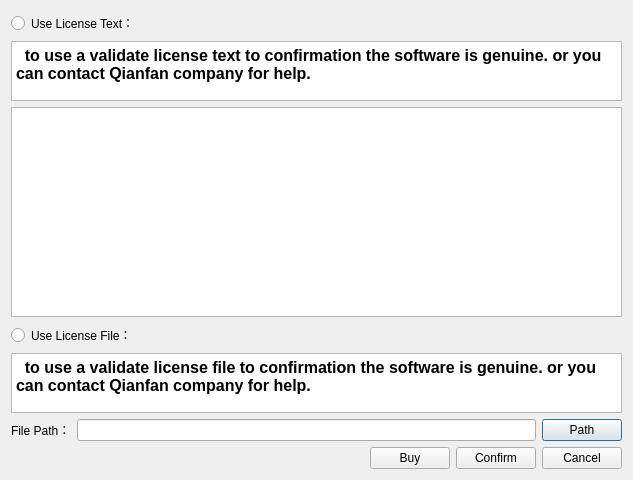
<?xml version="1.0" encoding="UTF-8"?>
<ui version="4.0">
 <class>Confirmation</class>
 <widget class="QDialog" name="Confirmation">
  <property name="geometry">
   <rect>
    <x>0</x>
    <y>0</y>
    <width>633</width>
    <height>480</height>
   </rect>
  </property>
  <property name="maximumSize">
   <size>
    <width>640</width>
    <height>480</height>
   </size>
  </property>
  <property name="windowTitle">
   <string>Confirmation</string>
  </property>
  <layout class="QVBoxLayout" name="verticalLayout">
   <item>
    <widget class="QRadioButton" name="radio_text">
     <property name="styleSheet">
      <string notr="true">font: 75 12pt &quot;Arial&quot;;</string>
     </property>
     <property name="text">
      <string>Use License Text：</string>
     </property>
    </widget>
   </item>
   <item>
    <widget class="QTextEdit" name="text_license_help">
     <property name="maximumSize">
      <size>
       <width>16777215</width>
       <height>60</height>
      </size>
     </property>
     <property name="readOnly">
      <bool>true</bool>
     </property>
     <property name="html">
      <string>&lt;!DOCTYPE HTML PUBLIC &quot;-//W3C//DTD HTML 4.0//EN&quot; &quot;http://www.w3.org/TR/REC-html40/strict.dtd&quot;&gt;
&lt;html&gt;&lt;head&gt;&lt;meta name=&quot;qrichtext&quot; content=&quot;1&quot; /&gt;&lt;style type=&quot;text/css&quot;&gt;
p, li { white-space: pre-wrap; }
&lt;/style&gt;&lt;/head&gt;&lt;body style=&quot; font-family:'SimSun'; font-size:9pt; font-weight:400; font-style:normal;&quot;&gt;
&lt;p style=&quot; margin-top:0px; margin-bottom:0px; margin-left:0px; margin-right:0px; -qt-block-indent:0; text-indent:0px;&quot;&gt;&lt;span style=&quot; font-size:12pt; font-weight:600;&quot;&gt;  to use a validate license text to confirmation the software is genuine. or you can contact Qianfan company for help.&lt;/span&gt;&lt;/p&gt;&lt;/body&gt;&lt;/html&gt;</string>
     </property>
    </widget>
   </item>
   <item>
    <widget class="QTextEdit" name="text_license">
     <property name="minimumSize">
      <size>
       <width>540</width>
       <height>0</height>
      </size>
     </property>
     <property name="maximumSize">
      <size>
       <width>720</width>
       <height>240</height>
      </size>
     </property>
    </widget>
   </item>
   <item>
    <widget class="QRadioButton" name="radio_file">
     <property name="styleSheet">
      <string notr="true">font: 75 12pt &quot;Arial&quot;;</string>
     </property>
     <property name="text">
      <string>Use License File：</string>
     </property>
    </widget>
   </item>
   <item>
    <widget class="QTextEdit" name="text_file_help">
     <property name="maximumSize">
      <size>
       <width>16777215</width>
       <height>60</height>
      </size>
     </property>
     <property name="readOnly">
      <bool>true</bool>
     </property>
     <property name="html">
      <string>&lt;!DOCTYPE HTML PUBLIC &quot;-//W3C//DTD HTML 4.0//EN&quot; &quot;http://www.w3.org/TR/REC-html40/strict.dtd&quot;&gt;
&lt;html&gt;&lt;head&gt;&lt;meta name=&quot;qrichtext&quot; content=&quot;1&quot; /&gt;&lt;style type=&quot;text/css&quot;&gt;
p, li { white-space: pre-wrap; }
&lt;/style&gt;&lt;/head&gt;&lt;body style=&quot; font-family:'SimSun'; font-size:9pt; font-weight:400; font-style:normal;&quot;&gt;
&lt;p style=&quot; margin-top:0px; margin-bottom:0px; margin-left:0px; margin-right:0px; -qt-block-indent:0; text-indent:0px;&quot;&gt;&lt;span style=&quot; font-size:12pt; font-weight:600;&quot;&gt;  to use a validate license file to confirmation the software is genuine. or you can contact Qianfan company for help.&lt;/span&gt;&lt;/p&gt;&lt;/body&gt;&lt;/html&gt;</string>
     </property>
    </widget>
   </item>
   <item>
    <layout class="QHBoxLayout" name="horizontalLayout">
     <item>
      <widget class="QLabel" name="label">
       <property name="styleSheet">
        <string notr="true">font: 75 12pt &quot;Arial&quot;;</string>
       </property>
       <property name="text">
        <string>File Path：</string>
       </property>
      </widget>
     </item>
     <item>
      <widget class="QLineEdit" name="line_path">
       <property name="styleSheet">
        <string notr="true">font: 75 12pt &quot;Arial&quot;;</string>
       </property>
      </widget>
     </item>
     <item>
      <widget class="QPushButton" name="btn_path">
       <property name="styleSheet">
        <string notr="true">font: 75 12pt &quot;Arial&quot;;</string>
       </property>
       <property name="text">
        <string>Path</string>
       </property>
      </widget>
     </item>
    </layout>
   </item>
   <item>
    <layout class="QHBoxLayout" name="horizontalLayout_2">
     <item>
      <spacer name="horizontalSpacer">
       <property name="orientation">
        <enum>Qt::Horizontal</enum>
       </property>
       <property name="sizeHint" stdset="0">
        <size>
         <width>40</width>
         <height>20</height>
        </size>
       </property>
      </spacer>
     </item>
     <item>
      <widget class="QPushButton" name="btn_buy">
       <property name="styleSheet">
        <string notr="true">font: 75 12pt &quot;Arial&quot;;</string>
       </property>
       <property name="text">
        <string>Buy</string>
       </property>
      </widget>
     </item>
     <item>
      <widget class="QPushButton" name="btn_confirm">
       <property name="styleSheet">
        <string notr="true">font: 75 12pt &quot;Arial&quot;;</string>
       </property>
       <property name="text">
        <string>Confirm</string>
       </property>
      </widget>
     </item>
     <item>
      <widget class="QPushButton" name="btn_cancel">
       <property name="styleSheet">
        <string notr="true">font: 75 12pt &quot;Arial&quot;;</string>
       </property>
       <property name="text">
        <string>Cancel</string>
       </property>
      </widget>
     </item>
    </layout>
   </item>
  </layout>
 </widget>
 <layoutdefault spacing="6" margin="11"/>
 <resources/>
 <connections>
  <connection>
   <sender>btn_cancel</sender>
   <signal>clicked()</signal>
   <receiver>Confirmation</receiver>
   <slot>close()</slot>
   <hints>
    <hint type="sourcelabel">
     <x>585</x>
     <y>456</y>
    </hint>
    <hint type="destinationlabel">
     <x>316</x>
     <y>239</y>
    </hint>
   </hints>
  </connection>
 </connections>
</ui>
